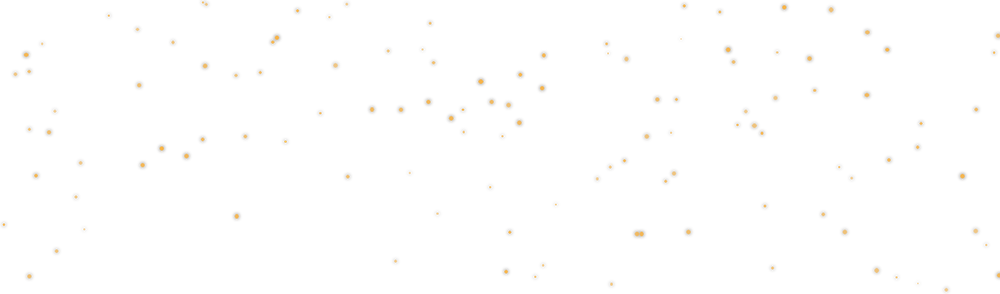
#> input picture exemplos/capivara362-home-vip/assets/brilho.png, 1000 x 294 px, shrunk from 2040 x 600 before the run
$ python refinar.py ../../exemplos/capivara362-home-vip/assets/brilho.png ../../exemplos/capivara362-home-vip/assets/cena.png ../../exemplos/capivara362-home-vip/assets/cena.png 5
#> lines starting #> are read from the running program, lines starting #| are printed output that depends on the picture; after the words box and inside, x2 and y2 are one past the last pixel; in counts of white or black regions, pixels touching at a corner belong together
# Refina a borda de um recorte por alpha matting (pymatting, closed-form) em cima da
# máscara dura do SAM: o miolo vale 1, o fora vale 0 e só uma faixa estreita é decidida
# pela imagem em resolução cheia. Entrada: imagem RGB, máscara 0/255, faixa em px.
# Saída: PNG RGBA com a cor do objeto já separada do fundo (sem halo).
import sys
import numpy as np
from PIL import Image
from scipy import ndimage as ndi
from pymatting import estimate_alpha_cf, estimate_foreground_ml

img_path, mask_path, out_path = sys.argv[1:4]
faixa = int(sys.argv[4]) if len(sys.argv) > 4 else 4
img = np.asarray(Image.open(img_path).convert('RGB'), dtype=np.float64) / 255.0
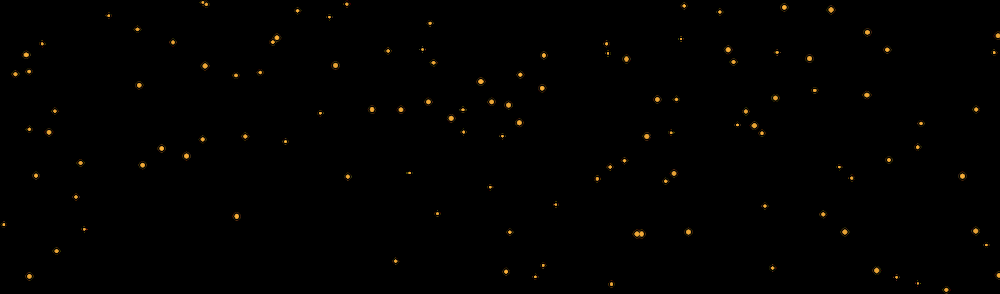
#> img: shape (294, 1000, 3) float64; mean R, G, B 0.00603, 0.00415, 0.00119
m = np.asarray(Image.open(mask_path).convert('L')) > 127
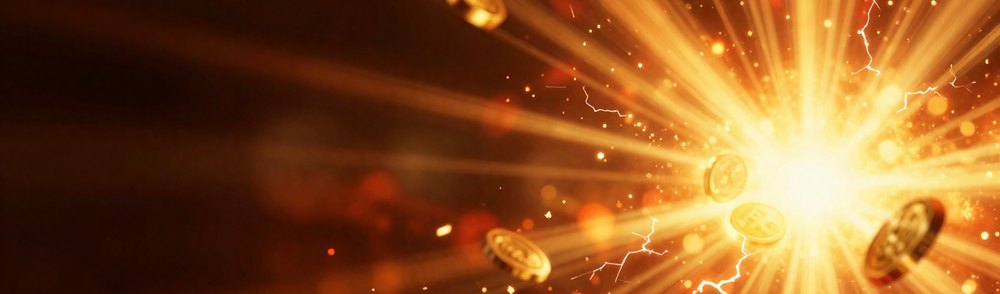
#> input picture exemplos/capivara362-home-vip/assets/cena.png, 1000 x 294 px, shrunk from 2040 x 600 before the run
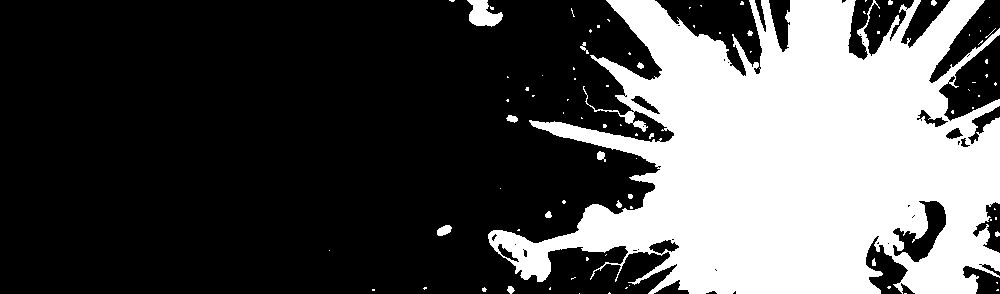
#> m: shape (294, 1000) bool; 32.5% white; 85 white regions (68 under 20 px), largest, box (x1, y1, x2, y2) and area: (488, 0, 1000, 294) 93919, (467, 0, 503, 27) 606, (437, 225, 452, 236) 116
# borda da imagem não é borda do objeto: a máscara que encosta nela segue até lá
fg = ndi.binary_erosion(m, iterations=faixa, border_value=1)
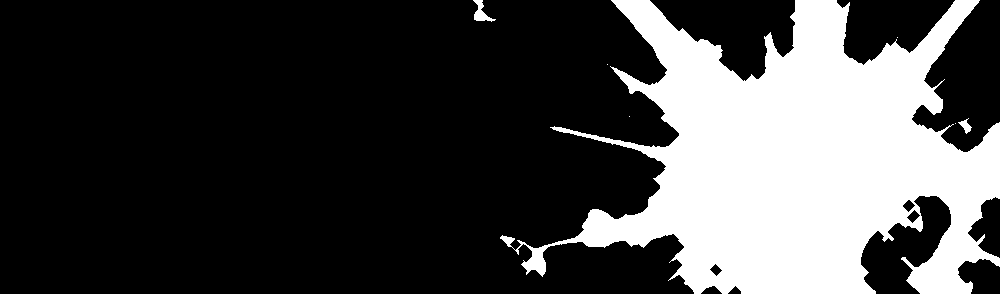
#> fg: shape (294, 1000) bool; 26.4% white; 7 white regions (4 under 20 px), largest, box (x1, y1, x2, y2) and area: (500, 0, 1000, 294) 77318, (473, 0, 496, 22) 207, (958, 118, 972, 134) 95
bg = ~ndi.binary_dilation(m, iterations=faixa, border_value=0)
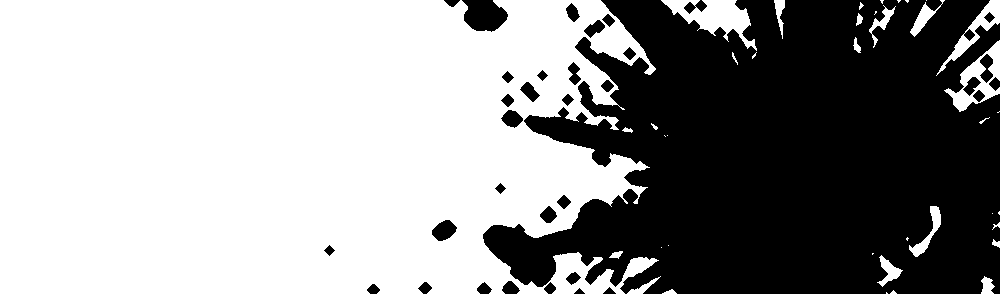
#> bg: shape (294, 1000) bool; 59.7% white; 34 black regions, largest, box (x1, y1, x2, y2) and area: (483, 0, 1000, 294) 113330, (462, 0, 508, 32) 1084, (432, 220, 457, 241) 351
tri = np.full(m.shape, 0.5)
tri[fg] = 1.0
tri[bg] = 0.0
#> (the run stopped early here; a loop or call above may not have finished)
